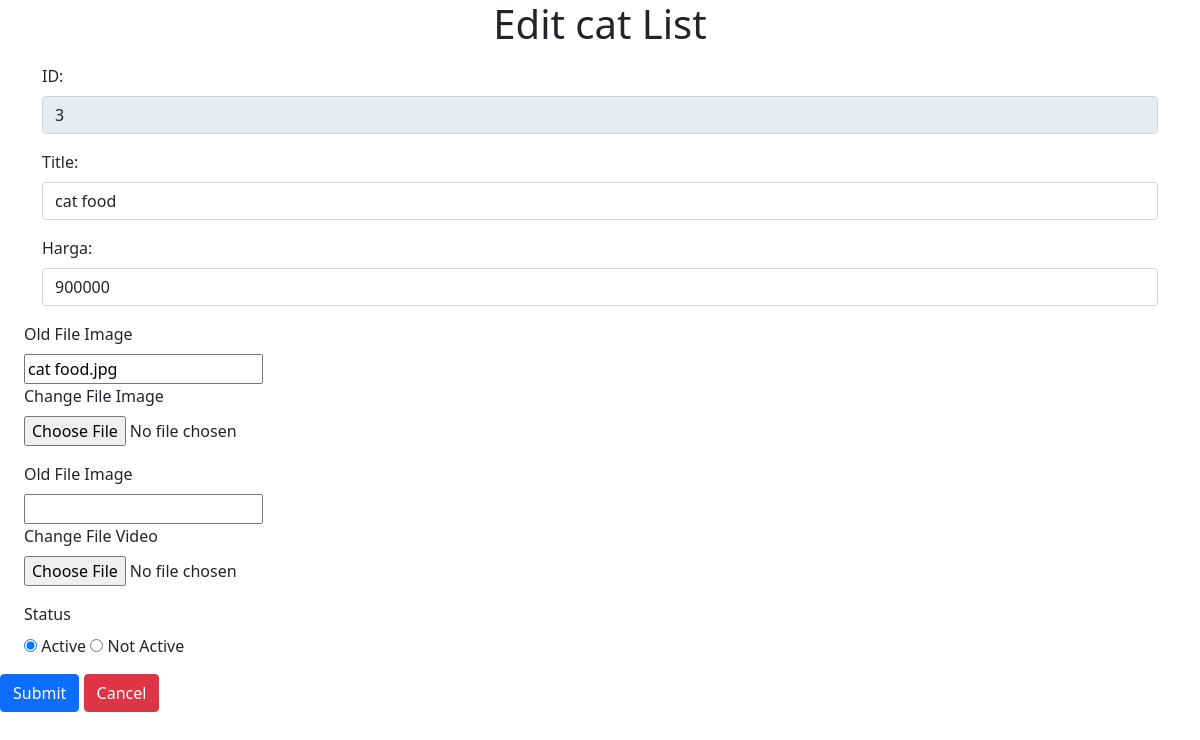
The page /edit_cat_list.php?id=3 on the database its author committed.
### tables this page shows
CREATE TABLE `tb_cat` (
  `id` int(4) NOT NULL,
  `title` varchar(80) DEFAULT NULL,
  `harga` float DEFAULT NULL,
  `file_image` varchar(80) DEFAULT NULL,
  `file_video` varchar(80) DEFAULT NULL,
  `flag_active` tinyint(1) DEFAULT 1 COMMENT '1=Active |0= Not Active '
);

### edit_cat_list.php (the view, shortened to what this page needs)
<!DOCTYPE html>
<html>
<head>
  <link href="https://cdn.jsdelivr.net/npm/bootstrap@5.1.3/dist/css/bootstrap.min.css" rel="stylesheet">
</head>
<body>
<?php
      require_once "connection.php";
   ?>
<?php
   $id = $_GET['id'];
	    $sSQL=" select * from tb_cat where id='$id' limit 1";
		$result= mysqli_query($conn,$sSQL);
		if (mysqli_num_rows($result)>0)
		{
		    while($row= mysqli_fetch_assoc($result))
			{
		           $id = $row['id'];
				   $harga= $row['harga'];
				   $file_image = $row['file_image'];
				   $file_video = $row['file_video'];
				   $flag_active = $row['flag_active'];
				   $title = $row['title'];
		    }
	     }
?>
<div class="container">
<h1 class="text-center"> Edit cat List </h1>
<form action="save_edit_cat.php" method="post" enctype="multipart/form-data">
  <div class="mb-3 mt-3">
    <label for="title" class="form-label">ID:</label>
    <input type="text" class="form-control" id="id" name="id" value="<?php echo $id;?>" readonly>
  </div>
  <div class="mb-3 mt-3">
    <label for="title" class="form-label">Title:</label>
    <input type="text" class="form-control" id="title" name="title" placeholder="Enter title" value="<?php echo $title;?>">
  </div>
  <div class="mb-3 mt-3">
    <label for="harga" class="form-label">Harga:</label>
    <input type="text" class="form-control" id="harga" name="harga" placeholder="Enter Price" name="email" value="<?php echo $harga?>">
  </div>
  </div>
  <div class="form-check mb-3">
    <label for="old_file_image" class="form-label">Old File Image</label><br>
    <input readonly type="text" name="old_file_image" value="<?php echo $file_image;?>"> <br>
    <label for="fileToUpload" class="form-label">Change File Image</label><br>
	<input type="file" name="fileToUpload" id="fileToUpload">
  </div>
  <div class="form-check mb-3">
  <label for="old_file_product" class="form-label">Old File Image</label><br>
    <input type="text" name="old_file_video" value="<?php echo $file_video;?>"readonly> <br>
    <label for="fileToUploadVideo" class="form-label">Change File Video</label><br>
	<input type="file" name="fileToUploadVideo" id="fileToUploadVideo">
  </div>
   <div class="form-check mb-3">
       <label for="status" class="form-label">Status</label><br>
	    <?php
	    if ($flag_active=='1')
		{
	  ?>
	  <input type="radio" id="status" name="status" value="1" checked="checked"> Active
  	  <input type="radio" id="status" name="status" value="0"> Not Active
	   <?php
	      }
		  else
		  {
		?>
		      <input type="radio" id="status" name="status" value="1"> Active
  	  <input type="radio" id="status" name="status" value="0" checked="checked"> Not Active
	  <?php
		  }
	   ?>
   </div>
  <button type="submit" class="btn btn-primary">Submit</button>
  <a href="cat_list.php"><button type="button" class="btn  btn-danger">Cancel</button></a>
</body>
</html>

### rows shown on the page
tb_cat: id "3", title "cat food", harga "900000", old_file_image "cat food.jpg"
